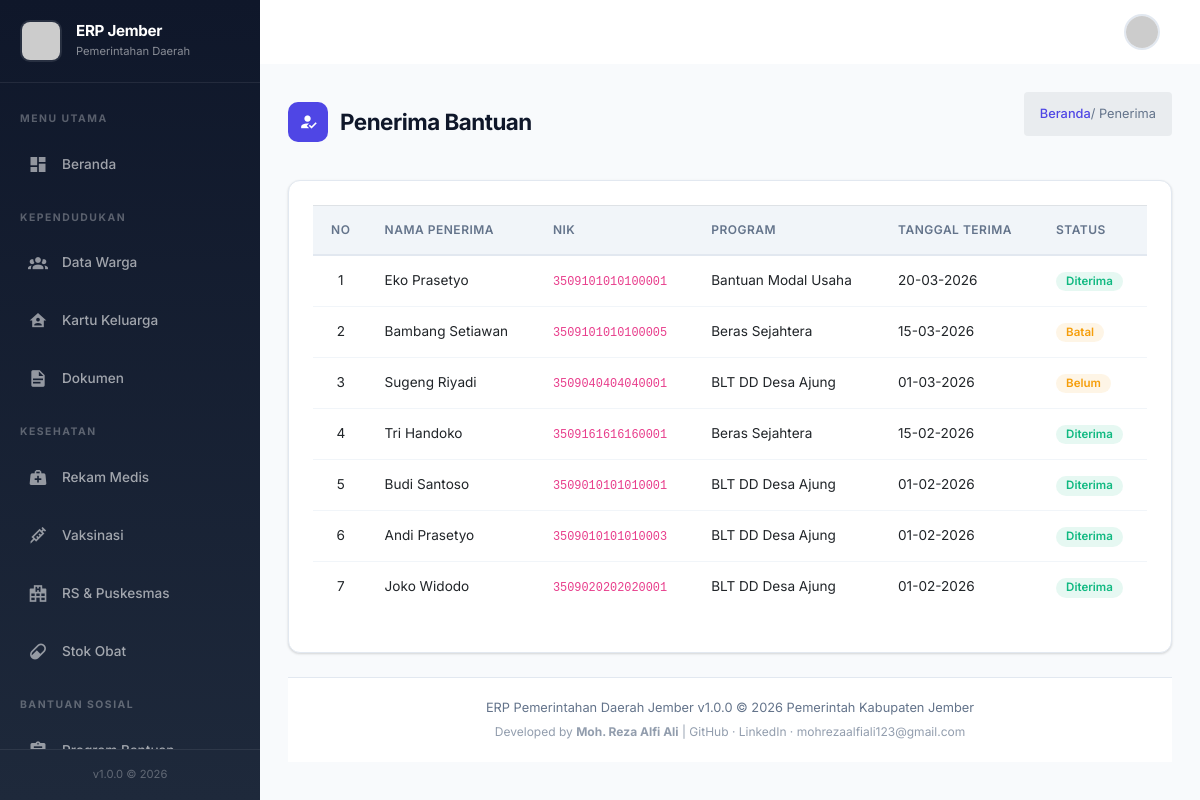
/modul/bantuan_sosial/penerima.php (signed in), run on the app's committed database.
### tables this page shows
CREATE TABLE `tbl_penerima_bantuan` (
  `id` int(11) NOT NULL,
  `program_id` int(11) NOT NULL,
  `warga_id` int(11) NOT NULL,
  `pengajuan_id` int(11) DEFAULT NULL,
  `tanggal_terima` date NOT NULL,
  `nominal` decimal(15,2) DEFAULT 0.00,
  `bukti_transfer` varchar(255) DEFAULT NULL,
  `status` enum('Diterima','Belum','Batal') DEFAULT 'Belum',
  `created_at` timestamp NOT NULL DEFAULT current_timestamp()
);

CREATE TABLE `tbl_warga` (
  `id` int(11) NOT NULL,
  `nik` varchar(16) NOT NULL,
  `nama_lengkap` varchar(100) NOT NULL,
  `tempat_lahir` varchar(100) DEFAULT NULL,
  `tanggal_lahir` date DEFAULT NULL,
  `jenis_kelamin` enum('Laki-laki','Perempuan') NOT NULL,
  `golongan_darah` enum('A','B','AB','O','-') DEFAULT '-',
  `agama` enum('Islam','Kristen','Katolik','Hindu','Buddha','Konghucu') DEFAULT 'Islam',
  `status_kawin` enum('Belum Kawin','Kawin','Cerai Hidup','Cerai Mati') DEFAULT 'Belum Kawin',
  `pekerjaan` varchar(100) DEFAULT NULL,
  `penghasilan` decimal(15,2) DEFAULT 0.00,
  `alamat_lengkap` text DEFAULT NULL,
  `rt` varchar(5) DEFAULT NULL,
  `rw` varchar(5) DEFAULT NULL,
  `desa_id` int(11) DEFAULT NULL,
  `foto` varchar(255) DEFAULT 'default.jpg',
  `status_aktif` tinyint(4) DEFAULT 1,
  `created_at` timestamp NOT NULL DEFAULT current_timestamp(),
  `updated_at` timestamp NOT NULL DEFAULT current_timestamp() ON UPDATE current_timestamp()
);

CREATE TABLE `tbl_program_bantuan` (
  `id` int(11) NOT NULL,
  `nama_program` varchar(100) NOT NULL,
  `kategori` enum('BLT','Beras','Pendidikan','Kesehatan','Perumahan','Usaha','Lainnya') NOT NULL,
  `anggaran` decimal(15,2) DEFAULT 0.00,
  `deskripsi` text DEFAULT NULL,
  `tahun` int(11) DEFAULT NULL,
  `status` enum('Aktif','Non-aktif','Selesai') DEFAULT 'Aktif',
  `created_at` timestamp NOT NULL DEFAULT current_timestamp()
);

### includes/functions.php (called while the page is built, shortened)
<?php
function sanitize($data) {
    return htmlspecialchars(trim($data), ENT_QUOTES, 'UTF-8');
}
function formatDate($date, $format = 'd-m-Y') {
    return date($format, strtotime($date));
}
function paginate($total, $perPage, $currentPage) {
    $totalPages = ceil($total / $perPage);
    $currentPage = max(1, min($currentPage, $totalPages));
    $offset = ($currentPage - 1) * $perPage;
    return [
        'total' => $total,
        'per_page' => $perPage,
        'current_page' => $currentPage,
        'total_pages' => $totalPages,
        'offset' => $offset
    ];
}

### modul/bantuan_sosial/penerima.php (the view, shortened to what this page needs)
<?php
require_once '../../includes/auth.php';
$page = max(1, intval($_GET['page'] ?? 1));
$perPage = 10;
$total = $dbh->query("SELECT COUNT(*) FROM tbl_penerima_bantuan p JOIN tbl_warga w ON w.id = p.warga_id JOIN tbl_program_bantuan pr ON pr.id = p.program_id")->fetchColumn();
$pagination = paginate($total, $perPage, $page);
$stmt = $dbh->prepare("
    SELECT p.*, w.nama_lengkap, w.nik, pr.nama_program
    FROM tbl_penerima_bantuan p
    JOIN tbl_warga w ON w.id = p.warga_id
    JOIN tbl_program_bantuan pr ON pr.id = p.program_id
    ORDER BY p.tanggal_terima DESC
    LIMIT :limit OFFSET :offset
");
$stmt->bindValue(':limit', $perPage, PDO::PARAM_INT);
$stmt->bindValue(':offset', $pagination['offset'], PDO::PARAM_INT);
$stmt->execute();
$penerimaList = $stmt->fetchAll();
?>
<!DOCTYPE html>
<html lang="id">
<?php include '../../includes/head.php'; ?>
<body>
    <?php include '../../includes/header.php'; ?>
    <?php include '../../includes/sidebar.php'; ?>
    <div class="app-main">
        <div class="page-header">
            <h3>
                <span class="icon bg-primary"><i class="mdi mdi-account-check"></i></span>
                Penerima Bantuan
            </h3>
            <div class="breadcrumb"><a href="../dashboard/index.php">Beranda</a> / Penerima</div>
        </div>
        <div class="card">
            <div class="card-body">
                <div class="table-responsive">
                    <table class="table">
                        <thead>
                            <tr>
                                <th class="text-center">No</th>
                                <th>Nama Penerima</th>
                                <th>NIK</th>
                                <th>Program</th>
                                <th>Tanggal Terima</th>
                                <th>Status</th>
                            </tr>
                        </thead>
                        <tbody>
                            <?php $cnt = $pagination['offset'] + 1; foreach ($penerimaList as $row): ?>
                            <tr>
                                <td class="text-center"><?= $cnt++ ?></td>
                                <td><?= sanitize($row->nama_lengkap) ?></td>
                                <td><code><?= sanitize($row->nik) ?></code></td>
                                <td><?= sanitize($row->nama_program) ?></td>
                                <td><?= formatDate($row->tanggal_terima) ?></td>
                                <td><span class="badge badge-<?= $row->status === 'Diterima' ? 'success' : 'warning' ?>"><?= $row->status ?></span></td>
                            </tr>
                            <?php endforeach; ?>
                        </tbody>
                    </table>
                </div>
            </div>
        </div>
        <?php include '../../includes/footer.php'; ?>
    </div>
</body>
</html>

### assets/css/style.css (style rules this page uses)
:root { --primary: #4f46e5; --primary-dark: #4338ca; --primary-light: #818cf8; --primary-50: rgba(79,70,229,0.05); --primary-100: rgba(79,70,229,0.1); --success: #10b981; --success-dark: #059669; --warning: #f59e0b; --warning-dark: #d97706; --danger: #ef4444; --danger-dark: #dc2626; --info: #3b82f6; --info-dark: #2563eb; --dark: #0f172a; --dark-secondary: #1e293b; --gray: #64748b; --gray-light: #94a3b8; --gray-100: #f1f5f9; --gray-200: #e2e8f0; --light: #f8fafc; --white: #ffffff; --sidebar-width: 260px; --sidebar-collapsed: 70px; --header-height: 64px; --shadow-xs: 0 1px 2px rgba(0,0,0,0.05); --shadow: 0 1px 3px rgba(0,0,0,0.1), 0 1px 2px rgba(0,0,0,0.06); --shadow-md: 0 4px 6px -1px rgba(0,0,0,0.1), 0 2px 4px -1px rgba(0,0,0,0.06); --shadow-lg: 0 10px 15px -3px rgba(0,0,0,0.1), 0 4px 6px -2px rgba(0,0,0,0.05); --shadow-xl: 0 20px 25px -5px rgba(0,0,0,0.1), 0 10px 10px -5px rgba(0,0,0,0.04); --radius: 8px; --radius-md: 10px; --radius-lg: 12px; --radius-xl: 16px; --transition: all 0.2s cubic-bezier(0.4, 0, 0.2, 1); --transition-slow: all 0.3s cubic-bezier(0.4, 0, 0.2, 1); }
*, *::before, *::after { box-sizing: border-box; margin: 0; padding: 0; }
html { scroll-behavior: smooth; }
body { font-family: 'Inter', 'Segoe UI', system-ui, -apple-system, sans-serif; background: var(--light); color: var(--dark); line-height: 1.6; overflow-x: hidden; -webkit-font-smoothing: antialiased; -moz-osx-font-smoothing: grayscale; }
a { color: var(--primary); text-decoration: none; transition: var(--transition); }
.app-main { margin-left: var(--sidebar-width); margin-top: var(--header-height); min-height: calc(100vh - var(--header-height)); padding: 28px; transition: var(--transition-slow); animation: fadeIn 0.3s ease-out; }
.page-header { margin-bottom: 28px; display: flex; align-items: center; justify-content: space-between; flex-wrap: wrap; gap: 12px; }
.page-header h3 { font-size: 1.4rem; font-weight: 700; margin: 0; display: flex; align-items: center; gap: 12px; letter-spacing: -0.5px; }
.page-header h3 .icon { width: 40px; height: 40px; border-radius: var(--radius-md); display: inline-flex; align-items: center; justify-content: center; color: var(--white); font-size: 1.2rem; flex-shrink: 0; }
.page-header .breadcrumb { font-size: 0.8rem; color: var(--gray); }
.page-header .breadcrumb a { color: var(--primary); font-weight: 500; }
.card { background: var(--white); border-radius: var(--radius-lg); box-shadow: var(--shadow); border: 1px solid var(--gray-200); margin-bottom: 24px; overflow: hidden; transition: var(--transition); }
.card-body { padding: 24px; }
.table-responsive { overflow-x: auto; -webkit-overflow-scrolling: touch; }
.table { width: 100%; border-collapse: collapse; font-size: 0.85rem; }
.table thead th { background: var(--gray-100); border-bottom: 2px solid var(--gray-200); padding: 14px 16px; font-weight: 600; color: var(--gray); font-size: 0.75rem; text-transform: uppercase; letter-spacing: 0.5px; white-space: nowrap; position: sticky; top: 0; }
.table tbody td { padding: 14px 16px; border-bottom: 1px solid var(--gray-100); vertical-align: middle; transition: var(--transition); }
.table tbody tr { transition: var(--transition); }
.table tbody tr:last-child td { border-bottom: none; }
.badge { display: inline-flex; align-items: center; gap: 4px; padding: 4px 10px; border-radius: 20px; font-size: 0.72rem; font-weight: 600; white-space: nowrap; }
.badge-success { background: rgba(16,185,129,0.1); color: var(--success); }
.badge-warning { background: rgba(245,158,11,0.1); color: var(--warning); }
.bg-primary { background: var(--primary) !important; }
.text-center { text-align: center !important; }

### data on the page
tbl_penerima_bantuan: warga.nama_lengkap "Eko Prasetyo", warga.nik "3509101010100001", program.nama_program "Bantuan Modal Usaha", tanggal_terima "20-03-2026", status "Diterima"
tbl_penerima_bantuan: warga.nama_lengkap "Bambang Setiawan", warga.nik "3509101010100005", program.nama_program "Beras Sejahtera", tanggal_terima "15-03-2026", status "Batal"
tbl_penerima_bantuan: warga.nama_lengkap "Sugeng Riyadi", warga.nik "3509040404040001", program.nama_program "BLT DD Desa Ajung", tanggal_terima "01-03-2026", status "Belum"
tbl_penerima_bantuan: warga.nama_lengkap "Tri Handoko", warga.nik "3509161616160001", program.nama_program "Beras Sejahtera", tanggal_terima "15-02-2026", status "Diterima"
tbl_penerima_bantuan: warga.nama_lengkap "Budi Santoso", warga.nik "3509010101010001", program.nama_program "BLT DD Desa Ajung", tanggal_terima "01-02-2026", status "Diterima"
tbl_penerima_bantuan: warga.nama_lengkap "Andi Prasetyo", warga.nik "3509010101010003", program.nama_program "BLT DD Desa Ajung", tanggal_terima "01-02-2026", status "Diterima"
tbl_penerima_bantuan: warga.nama_lengkap "Joko Widodo", warga.nik "3509020202020001", program.nama_program "BLT DD Desa Ajung", tanggal_terima "01-02-2026", status "Diterima"

### other printed values
APP_VERSION "1.0.0"
APP_NAME "ERP Pemerintahan Daerah Jember"
